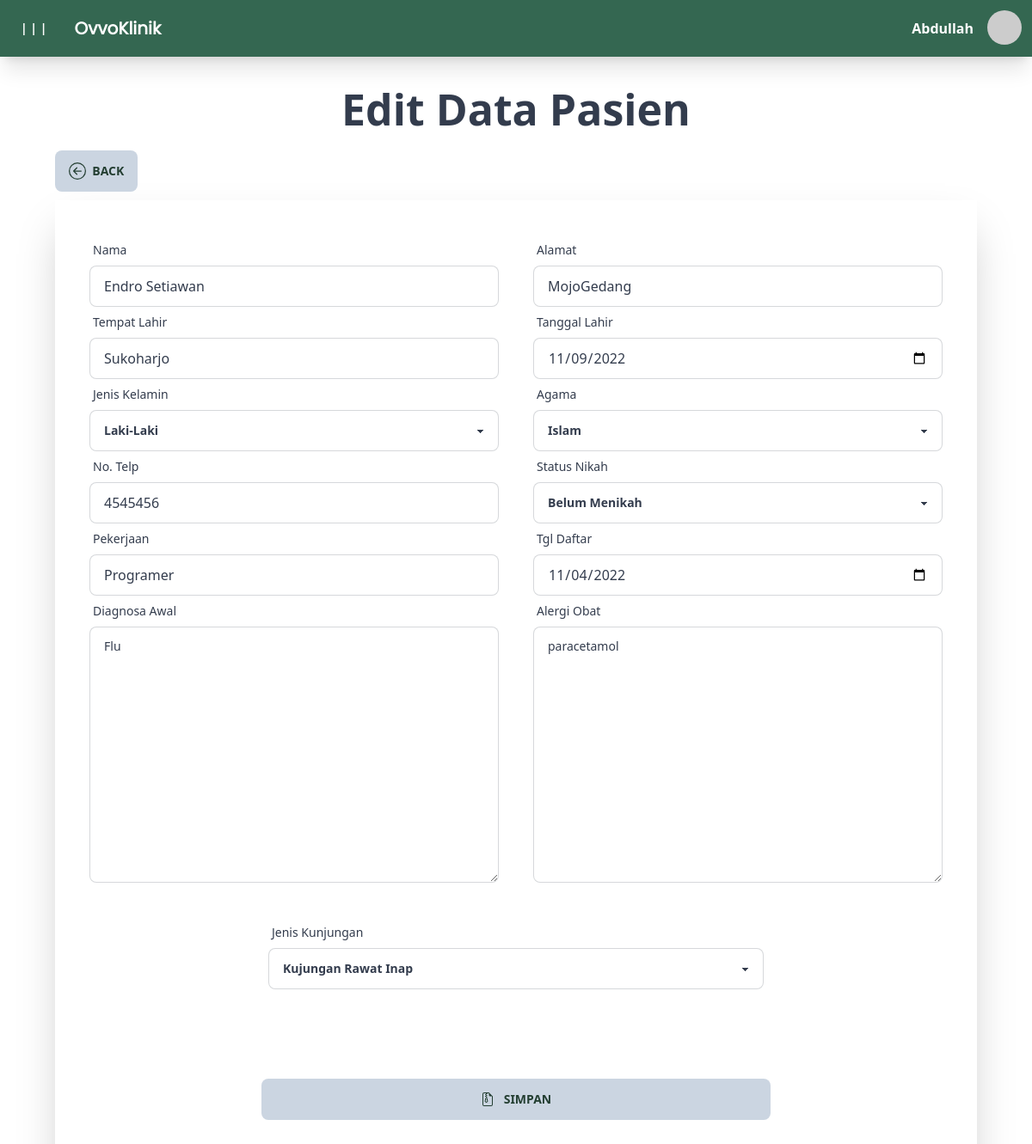
The page /src/page/home.php?page=edit_pasien&id=4 (signed in) on the database its author committed.
### tables this page shows
CREATE TABLE `pasien` (
  `id` int(7) NOT NULL,
  `kode` varchar(30) NOT NULL,
  `nama` varchar(50) NOT NULL,
  `jenis_kelamin` char(1) NOT NULL,
  `tempat_lahir` varchar(30) NOT NULL,
  `tgl_lahir` varchar(20) NOT NULL,
  `alamat` varchar(255) NOT NULL,
  `agama` int(1) NOT NULL,
  `status_nikah` char(1) NOT NULL,
  `pekerjaan` varchar(50) NOT NULL,
  `alergi_obat` varchar(255) NOT NULL,
  `jenis_kunjungan` char(1) NOT NULL,
  `tgl_daftar` varchar(20) NOT NULL,
  `diagnosa_awal` varchar(255) NOT NULL,
  `telp` int(13) NOT NULL
);

### src/engine/koneksi.php (called while the page is built, shortened)
<?php
    class database {
        var $host = 'localhost';
        var $username = 'root';
        var $password = '';
        var $db = 'ovvo';
        function __construct(){
            $this -> koneksi = mysqli_connect(
                $this -> host,
                $this -> username,
                $this -> password,
                $this -> db
            );
        }
         function tampil_pasien_by_id($id) {
            $kode = mysqli_query($this -> koneksi, "SELECT * FROM pasien WHERE id = '$id'");
            $data = mysqli_fetch_array($kode);
            return $data;
         }
    }

### src/page/pasien/edit_pasien.php (the view, shortened to what this page needs)
<?php
$data = $db->tampil_pasien_by_id($_GET['id']);
?>
<center>
    <br>
    <div style="padding-bottom: 10px; ;">
        <h1 style="font-size: 50px;" class="font-bold">Edit Data Pasien</h1>
    </div>
</center>
<div class="md:px-16 px-5">
    <div style="padding-bottom: 10px;">
        <a href="../page/home.php?page=data_pasien">
            <button style="border: 0;" class="btn btn-primary font-semibold bg-slate-300 hover:bg-teal-500">
                &nbsp;&nbsp;Back
            </button>
        </a>
    </div>
    <div>
        <div class="shadow-2xl">
            <div class="px-10 py-10">
                <form action="pasien/proses.php?aksi=edit&id=<?= $_GET['id']; ?>" method="post">
                    <div class="gap-0 grid justify-items-center w-full md:grid-cols-2 gap-x-10 grid-cols-1">
                        <div class="form-control w-full max-w-xl">
                            <label class="label">
                                <span class="label-text">Nama</span>
                            </label>
                            <input value="<?= $data['nama']; ?>" name="nama" type="text" placeholder="" class="input input-bordered w-full max-w-xl" required />
                        </div>
                        <div class="form-control w-full max-w-xl">
                            <label class="label">
                                <span class="label-text">Alamat</span>
                            </label>
                            <input value="<?= $data['alamat']; ?>" name="alamat" type="text" placeholder="" class="input input-bordered w-full max-w-xl" required />
                        </div>
                        <div class="form-control w-full max-w-xl">
                            <label class="label">
                                <span class="label-text">Tempat Lahir</span>
                            </label>
                            <input value="<?= $data['tempat_lahir']; ?>" name="tempat_lahir" type="text" placeholder="" class="input input-bordered w-full max-w-xl" required />
                        </div>
                        <div class="form-control w-full max-w-xl">
                            <label class="label">
                                <span class="label-text">Tanggal Lahir</span>
                            </label>
                            <input value="<?= $data['tgl_lahir']; ?>" name="tgl_lahir" type="date" placeholder="" class="input input-bordered w-full max-w-xl" required />
                        </div>
                        <div class="form-control w-full max-w-xl">
                            <label class="label">
                                <span class="label-text">Jenis Kelamin</span>
                            </label>
                            <select value="<?= $data['jenis_kelamin']; ?>" name="jenis_kelamin" class="select w-full select-bordered" name="type" id="types" required>
                                <option <?php if ($data['jenis_kelamin'] == 'L') {
                                            echo 'selected';
                                        } ?>  value="L">Laki-Laki</option>
                            </select>
                        </div>
                        <div class="form-control w-full max-w-xl">
                            <label class="label">
                                <span class="label-text">Agama</span>
                            </label>
                            <select name="agama" class="select w-full select-bordered" required>
                                <option <?php if ($data['agama'] == '1') {
                                            echo 'selected';
                                        } ?> value="1">Islam</option>
                            </select>
                        </div>
                        <div class="form-control w-full max-w-xl">
                            <label class="label">
                                <span class="label-text">No. Telp</span>
                            </label>
                            <input value="<?= $data['telp']; ?>" name="telp" type="text" placeholder="" class="input input-bordered w-full max-w-xl" required />
                        </div>
                        <div class="form-control w-full max-w-xl">
                            <label class="label">
                                <span class="label-text">Status Nikah</span>
                            </label>
                            <select name="status_nikah" class="select w-full select-bordered" required>
                                <option <?php if ($data['status_nikah'] == 'B') {
                                            echo 'selected';
                                        } ?> value="B">Belum Menikah</option>
                            </select>
                        </div>
                        <div class="form-control w-full max-w-xl">
                            <label class="label">
                                <span class="label-text">Pekerjaan</span>
                            </label>
                            <input value="<?= $data['pekerjaan'] ?>" name="pekerjaan" type="text" placeholder="" class="input input-bordered w-full max-w-xl" required />
                        </div>
                        <div class="form-control w-full max-w-xl">
                            <label class="label">
                                <span class="label-text">Tgl Daftar</span>
                            </label>
                            <input value="<?= $data['tgl_daftar'] ?>" name="tgl_daftar" type="date" placeholder="" class="input input-bordered w-full max-w-xl" required />
                        </div>
                        <div class="form-control w-full max-w-xl">
                            <label class="label">
                                <span class="label-text">Diagnosa Awal</span>
                            </label>
                            <textarea name="diagnosa" id="diagnosa" cols="30" rows="10" class="textarea textarea-bordered"><?= $data['diagnosa_awal'] ?></textarea>
                        </div>
                        <div class="form-control w-full max-w-xl">
                            <label class="label">
                                <span class="label-text">Alergi Obat</span>
                            </label>
                            <textarea name="alergi" id="alergi" cols="30" rows="10" class="textarea textarea-bordered"><?= $data['alergi_obat'] ?></textarea>
                        </div>
                    </div>
                    <div class="px-10 py-10 grid justify-items-center w-full gap-x-10 grid-cols-1">
                        <div class="form-control w-full max-w-xl">
                            <label class="label">
                                <span class="label-text">Jenis Kunjungan</span>
                            </label>
                            <select name="jenis_kunjungan" class="select w-full select-bordered" required>
                                <option <?php if ($data['jenis_kunjungan'] == 'I') {
                                            echo 'selected';
                                        } ?> value="I">Kujungan Rawat Inap</option>
                            </select>
                        </div>
                    </div>
                    <div class="px-10 py-10 grid justify-items-center w-full gap-x-10 grid-cols-1">
                        <div class="form-control w-full my-6 px-40">
                            <button type="submit" name="simpan" style="border: 0;" class="btn btn-primary bg-slate-300 hover:bg-teal-500">
                                &nbsp;&nbsp; Simpan
                            </button>
                        </div>
                    </div>
                </form>
            </div>
        </div>
    </div>
</div>
<br><br>

### rows shown on the page
pasien: nama "Endro Setiawan", alamat "MojoGedang", tempat_lahir "Sukoharjo", tgl_lahir "11/09/2022", jenis_kelamin "Laki-Laki", agama "Islam", telp "4545456", status_nikah "Belum Menikah", pekerjaan "Programer", tgl_daftar "11/04/2022", diagnosa "Flu", alergi "paracetamol", jenis_kunjungan "Kujungan Rawat Inap"

### other values the page prints
$_SESSION['username'] "Abdullah"
